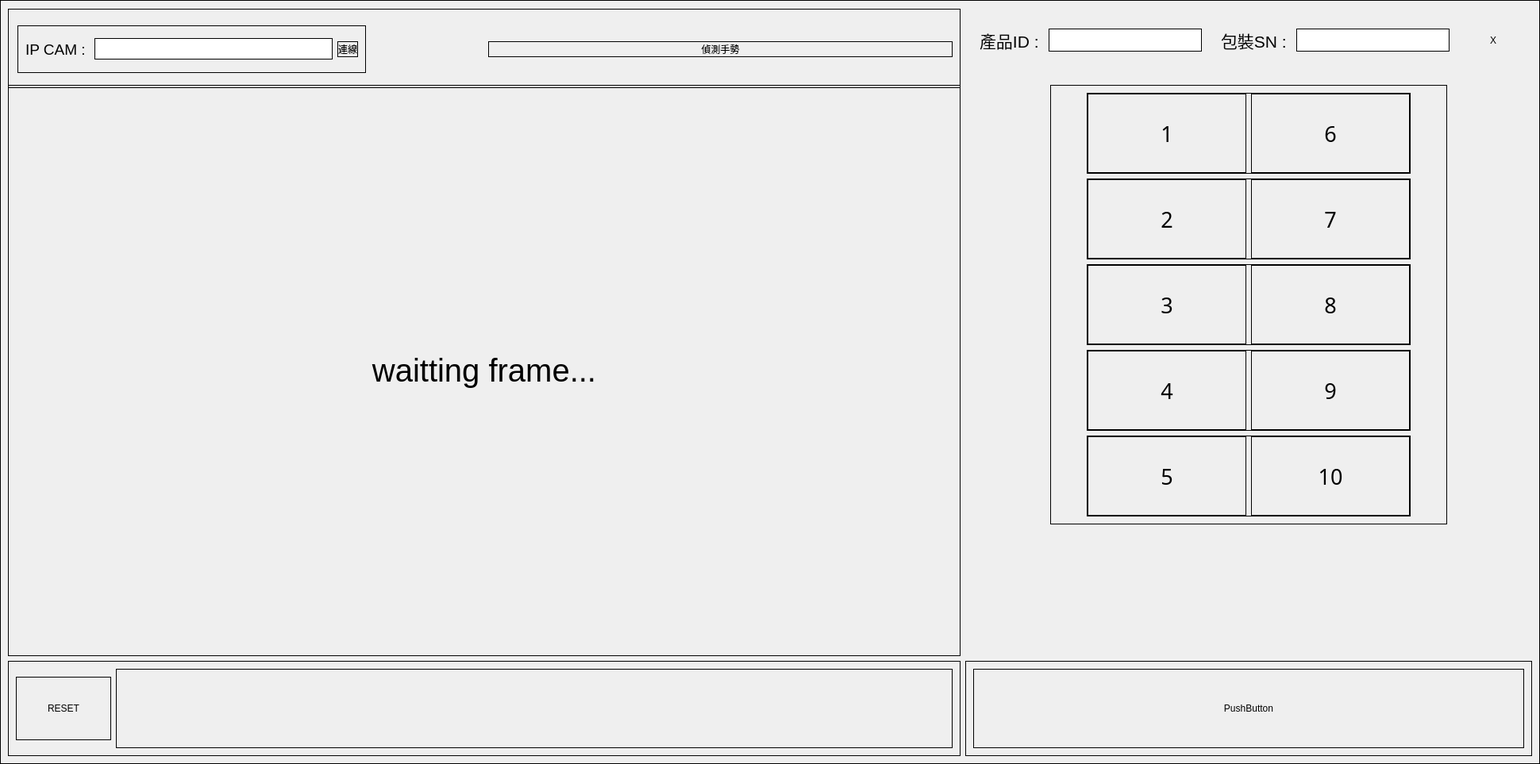
      <widget class="QWidget" name="tab">
       <attribute name="title">
        <string>即時頁面</string>
       </attribute>
       <layout class="QVBoxLayout" name="verticalLayout_6">
        <property name="spacing">
         <number>0</number>
        </property>
        <property name="leftMargin">
         <number>0</number>
        </property>
        <property name="topMargin">
         <number>0</number>
        </property>
        <property name="rightMargin">
         <number>0</number>
        </property>
        <property name="bottomMargin">
         <number>0</number>
        </property>
        <item>
         <widget class="QFrame" name="Main_Page">
          <property name="minimumSize">
           <size>
            <width>0</width>
            <height>650</height>
           </size>
          </property>
          <property name="autoFillBackground">
           <bool>false</bool>
          </property>
          <property name="styleSheet">
           <string notr="true">border:0px solid red</string>
          </property>
          <property name="frameShape">
           <enum>QFrame::StyledPanel</enum>
          </property>
          <property name="frameShadow">
           <enum>QFrame::Raised</enum>
          </property>
          <layout class="QVBoxLayout" name="verticalLayout_4">
           <property name="spacing">
            <number>0</number>
           </property>
           <property name="leftMargin">
            <number>0</number>
           </property>
           <property name="topMargin">
            <number>0</number>
           </property>
           <property name="rightMargin">
            <number>0</number>
           </property>
           <property name="bottomMargin">
            <number>0</number>
           </property>
           <item>
            <widget class="QFrame" name="Main_frame">
             <property name="minimumSize">
              <size>
               <width>700</width>
               <height>520</height>
              </size>
             </property>
             <property name="maximumSize">
              <size>
               <width>16677</width>
               <height>16777215</height>
              </size>
             </property>
             <property name="layoutDirection">
              <enum>Qt::LeftToRight</enum>
             </property>
             <property name="styleSheet">
              <string notr="true">border:1px solid;

</string>
             </property>
             <property name="frameShape">
              <enum>QFrame::StyledPanel</enum>
             </property>
             <property name="frameShadow">
              <enum>QFrame::Raised</enum>
             </property>
             <layout class="QGridLayout" name="gridLayout">
              <property name="topMargin">
               <number>0</number>
              </property>
              <item row="2" column="1">
               <widget class="QFrame" name="frame_3">
                <property name="minimumSize">
                 <size>
                  <width>450</width>
                  <height>0</height>
                 </size>
                </property>
                <property name="maximumSize">
                 <size>
                  <width>16777215</width>
                  <height>16777215</height>
                 </size>
                </property>
                <property name="frameShape">
                 <enum>QFrame::StyledPanel</enum>
                </property>
                <property name="frameShadow">
                 <enum>QFrame::Raised</enum>
                </property>
                <layout class="QVBoxLayout" name="verticalLayout_2">
                 <item>
                  <widget class="QPushButton" name="pushButton_2">
                   <property name="minimumSize">
                    <size>
                     <width>100</width>
                     <height>100</height>
                    </size>
                   </property>
                   <property name="text">
                    <string>PushButton</string>
                   </property>
                  </widget>
                 </item>
                </layout>
               </widget>
              </item>
              <item row="2" column="0">
               <widget class="QFrame" name="frame_4">
                <property name="minimumSize">
                 <size>
                  <width>400</width>
                  <height>0</height>
                 </size>
                </property>
                <property name="maximumSize">
                 <size>
                  <width>1666666</width>
                  <height>200</height>
                 </size>
                </property>
                <property name="frameShape">
                 <enum>QFrame::StyledPanel</enum>
                </property>
                <property name="frameShadow">
                 <enum>QFrame::Raised</enum>
                </property>
                <layout class="QHBoxLayout" name="horizontalLayout_4">
                 <item>
                  <widget class="QPushButton" name="Main_Frame_reset">
                   <property name="minimumSize">
                    <size>
                     <width>0</width>
                     <height>80</height>
                    </size>
                   </property>
                   <property name="maximumSize">
                    <size>
                     <width>120</width>
                     <height>80</height>
                    </size>
                   </property>
                   <property name="text">
                    <string>RESET</string>
                   </property>
                  </widget>
                 </item>
                 <item>
                  <widget class="QLabel" name="label_2">
                   <property name="minimumSize">
                    <size>
                     <width>400</width>
                     <height>0</height>
                    </size>
                   </property>
                   <property name="font">
                    <font>
                     <pointsize>30</pointsize>
                    </font>
                   </property>
                   <property name="styleSheet">
                    <string notr="true"/>
                   </property>
                   <property name="text">
                    <string/>
                   </property>
                   <property name="alignment">
                    <set>Qt::AlignBottom|Qt::AlignRight|Qt::AlignTrailing</set>
                   </property>
                  </widget>
                 </item>
                </layout>
               </widget>
              </item>
              <item row="0" column="0">
               <widget class="QFrame" name="MenuBar">
                <property name="minimumSize">
                 <size>
                  <width>400</width>
                  <height>100</height>
                 </size>
                </property>
                <property name="maximumSize">
                 <size>
                  <width>16777215</width>
                  <height>80</height>
                 </size>
                </property>
                <property name="styleSheet">
                 <string notr="true">border:1px  solid black
</string>
                </property>
                <property name="frameShape">
                 <enum>QFrame::StyledPanel</enum>
                </property>
                <property name="frameShadow">
                 <enum>QFrame::Raised</enum>
                </property>
                <layout class="QGridLayout" name="gridLayout_2">
                 <property name="leftMargin">
                  <number>11</number>
                 </property>
                 <property name="topMargin">
                  <number>11</number>
                 </property>
                 <property name="spacing">
                  <number>7</number>
                 </property>
                 <item row="0" column="0" alignment="Qt::AlignLeft|Qt::AlignVCenter">
                  <widget class="QFrame" name="frame_10">
                   <property name="minimumSize">
                    <size>
                     <width>0</width>
                     <height>60</height>
                    </size>
                   </property>
                   <property name="frameShape">
                    <enum>QFrame::StyledPanel</enum>
                   </property>
                   <property name="frameShadow">
                    <enum>QFrame::Raised</enum>
                   </property>
                   <layout class="QHBoxLayout" name="horizontalLayout_5">
                    <item>
                     <widget class="QLabel" name="Main_Cam_IP_label">
                      <property name="font">
                       <font>
                        <pointsize>14</pointsize>
                       </font>
                      </property>
                      <property name="styleSheet">
                       <string notr="true">border:0px solid;</string>
                      </property>
                      <property name="text">
                       <string>IP CAM : </string>
                      </property>
                     </widget>
                    </item>
                    <item>
                     <widget class="QLineEdit" name="Main_Cam_IP">
                      <property name="minimumSize">
                       <size>
                        <width>300</width>
                        <height>0</height>
                       </size>
                      </property>
                      <property name="maximumSize">
                       <size>
                        <width>400</width>
                        <height>16777215</height>
                       </size>
                      </property>
                      <property name="font">
                       <font>
                        <pointsize>14</pointsize>
                       </font>
                      </property>
                      <property name="styleSheet">
                       <string notr="true">margin:0px;
top:-20px</string>
                      </property>
                      <property name="text">
                       <string/>
                      </property>
                      <property name="alignment">
                       <set>Qt::AlignLeading|Qt::AlignLeft|Qt::AlignVCenter</set>
                      </property>
                     </widget>
                    </item>
                    <item>
                     <widget class="QPushButton" name="Main_Connected">
                      <property name="text">
                       <string>連線</string>
                      </property>
                     </widget>
                    </item>
                   </layout>
                  </widget>
                 </item>
                 <item row="0" column="1" alignment="Qt::AlignVCenter">
                  <widget class="QPushButton" name="Main_finger_detect">
                   <property name="text">
                    <string>偵測手勢</string>
                   </property>
                  </widget>
                 </item>
                </layout>
               </widget>
              </item>
              <item row="1" column="0">
               <widget class="QLabel" name="label">
                <property name="minimumSize">
                 <size>
                  <width>1200</width>
                  <height>720</height>
                 </size>
                </property>
                <property name="maximumSize">
                 <size>
                  <width>1200</width>
                  <height>720</height>
                 </size>
                </property>
                <property name="font">
                 <font>
                  <pointsize>30</pointsize>
                 </font>
                </property>
                <property name="text">
                 <string>waitting frame...</string>
                </property>
                <property name="textFormat">
                 <enum>Qt::AutoText</enum>
                </property>
                <property name="scaledContents">
                 <bool>true</bool>
                </property>
                <property name="alignment">
                 <set>Qt::AlignCenter</set>
                </property>
               </widget>
              </item>
              <item row="0" column="1">
               <widget class="QFrame" name="frame_11">
                <property name="maximumSize">
                 <size>
                  <width>16777215</width>
                  <height>80</height>
                 </size>
                </property>
                <property name="styleSheet">
                 <string notr="true">border:0px solid;</string>
                </property>
                <property name="frameShape">
                 <enum>QFrame::StyledPanel</enum>
                </property>
                <property name="frameShadow">
                 <enum>QFrame::Raised</enum>
                </property>
                <layout class="QGridLayout" name="gridLayout_3">
                 <item row="0" column="0" alignment="Qt::AlignLeft">
                  <widget class="QFrame" name="frame_12">
                   <property name="frameShape">
                    <enum>QFrame::StyledPanel</enum>
                   </property>
                   <property name="frameShadow">
                    <enum>QFrame::Raised</enum>
                   </property>
                   <layout class="QHBoxLayout" name="horizontalLayout_7">
                    <item>
                     <widget class="QLabel" name="label_3">
                      <property name="font">
                       <font>
                        <pointsize>16</pointsize>
                       </font>
                      </property>
                      <property name="styleSheet">
                       <string notr="true">border:0px solid</string>
                      </property>
                      <property name="text">
                       <string>產品ID : </string>
                      </property>
                     </widget>
                    </item>
                    <item>
                     <widget class="QLineEdit" name="Main_Prod_ID">
                      <property name="font">
                       <font>
                        <pointsize>16</pointsize>
                       </font>
                      </property>
                      <property name="styleSheet">
                       <string notr="true">border:1px solid;</string>
                      </property>
                     </widget>
                    </item>
                   </layout>
                  </widget>
                 </item>
                 <item row="0" column="2" alignment="Qt::AlignRight">
                  <widget class="QPushButton" name="Leave">
                   <property name="minimumSize">
                    <size>
                     <width>80</width>
                     <height>40</height>
                    </size>
                   </property>
                   <property name="maximumSize">
                    <size>
                     <width>16777215</width>
                     <height>50</height>
                    </size>
                   </property>
                   <property name="cursor">
                    <cursorShape>PointingHandCursor</cursorShape>
                   </property>
                   <property name="styleSheet">
                    <string notr="true">QPushButton:hover,
QPushButton:focus {
  background-color: #ea0101;
  border: 3px solid #9ac3fe;
}</string>
                   </property>
                   <property name="text">
                    <string>X</string>
                   </property>
                  </widget>
                 </item>
                 <item row="0" column="1">
                  <widget class="QFrame" name="frame_13">
                   <property name="frameShape">
                    <enum>QFrame::StyledPanel</enum>
                   </property>
                   <property name="frameShadow">
                    <enum>QFrame::Raised</enum>
                   </property>
                   <layout class="QHBoxLayout" name="horizontalLayout_3">
                    <item>
                     <widget class="QLabel" name="label_6">
                      <property name="font">
                       <font>
                        <pointsize>16</pointsize>
                       </font>
                      </property>
                      <property name="text">
                       <string>包裝SN : </string>
                      </property>
                     </widget>
                    </item>
                    <item>
                     <widget class="QLineEdit" name="Main_Prod_SN">
                      <property name="font">
                       <font>
                        <pointsize>16</pointsize>
                       </font>
                      </property>
                      <property name="styleSheet">
                       <string notr="true">border:1px solid;</string>
                      </property>
                     </widget>
                    </item>
                   </layout>
                  </widget>
                 </item>
                </layout>
               </widget>
              </item>
              <item row="1" column="1" alignment="Qt::AlignHCenter|Qt::AlignTop">
               <widget class="QFrame" name="frame_2">
                <property name="sizePolicy">
                 <sizepolicy hsizetype="Preferred" vsizetype="Preferred">
                  <horstretch>0</horstretch>
                  <verstretch>0</verstretch>
                 </sizepolicy>
                </property>
                <property name="minimumSize">
                 <size>
                  <width>500</width>
                  <height>100</height>
                 </size>
                </property>
                <property name="maximumSize">
                 <size>
                  <width>800</width>
                  <height>800</height>
                 </size>
                </property>
                <property name="font">
                 <font>
                  <stylestrategy>PreferDefault</stylestrategy>
                 </font>
                </property>
                <property name="layoutDirection">
                 <enum>Qt::LeftToRight</enum>
                </property>
                <property name="autoFillBackground">
                 <bool>false</bool>
                </property>
                <property name="frameShape">
                 <enum>QFrame::StyledPanel</enum>
                </property>
                <property name="frameShadow">
                 <enum>QFrame::Raised</enum>
                </property>
                <layout class="QVBoxLayout" name="verticalLayout">
                 <item alignment="Qt::AlignHCenter">
                  <widget class="QFrame" name="frame_14">
                   <property name="frameShape">
                    <enum>QFrame::StyledPanel</enum>
                   </property>
                   <property name="frameShadow">
                    <enum>QFrame::Raised</enum>
                   </property>
                   <layout class="QHBoxLayout" name="horizontalLayout_6">
                    <property name="leftMargin">
                     <number>0</number>
                    </property>
                    <property name="topMargin">
                     <number>0</number>
                    </property>
                    <property name="rightMargin">
                     <number>0</number>
                    </property>
                    <property name="bottomMargin">
                     <number>0</number>
                    </property>
                    <item>
                     <widget class="QLabel" name="Main_Crop1">
                      <property name="minimumSize">
                       <size>
                        <width>200</width>
                        <height>100</height>
                       </size>
                      </property>
                      <property name="maximumSize">
                       <size>
                        <width>192</width>
                        <height>144</height>
                       </size>
                      </property>
                      <property name="font">
                       <font>
                        <family>Adobe 黑体 Std R</family>
                        <pointsize>20</pointsize>
                        <stylestrategy>PreferDefault</stylestrategy>
                       </font>
                      </property>
                      <property name="text">
                       <string>1</string>
                      </property>
                      <property name="alignment">
                       <set>Qt::AlignCenter</set>
                      </property>
                     </widget>
                    </item>
                    <item>
                     <widget class="QLabel" name="Main_Crop6">
                      <property name="minimumSize">
                       <size>
                        <width>200</width>
                        <height>100</height>
                       </size>
                      </property>
                      <property name="maximumSize">
                       <size>
                        <width>192</width>
                        <height>144</height>
                       </size>
                      </property>
                      <property name="font">
                       <font>
                        <family>Adobe 黑体 Std R</family>
                        <pointsize>20</pointsize>
                       </font>
                      </property>
                      <property name="text">
                       <string>6</string>
                      </property>
                      <property name="alignment">
                       <set>Qt::AlignCenter</set>
                      </property>
                     </widget>
                    </item>
                   </layout>
                  </widget>
                 </item>
                 <item alignment="Qt::AlignHCenter">
                  <widget class="QFrame" name="frame_15">
                   <property name="frameShape">
                    <enum>QFrame::StyledPanel</enum>
                   </property>
                   <property name="frameShadow">
                    <enum>QFrame::Raised</enum>
                   </property>
                   <layout class="QHBoxLayout" name="horizontalLayout_8">
                    <property name="leftMargin">
                     <number>0</number>
                    </property>
                    <property name="topMargin">
                     <number>0</number>
                    </property>
                    <property name="rightMargin">
                     <number>0</number>
                    </property>
                    <property name="bottomMargin">
                     <number>0</number>
                    </property>
                    <item>
                     <widget class="QLabel" name="Main_Crop2">
                      <property name="minimumSize">
                       <size>
                        <width>200</width>
                        <height>100</height>
                       </size>
                      </property>
                      <property name="maximumSize">
                       <size>
                        <width>192</width>
                        <height>144</height>
                       </size>
                      </property>
                      <property name="font">
                       <font>
                        <family>Adobe 黑体 Std R</family>
                        <pointsize>20</pointsize>
                       </font>
                      </property>
                      <property name="text">
                       <string>2</string>
                      </property>
                      <property name="alignment">
                       <set>Qt::AlignCenter</set>
                      </property>
                     </widget>
                    </item>
                    <item>
                     <widget class="QLabel" name="Main_Crop7">
                      <property name="minimumSize">
                       <size>
                        <width>200</width>
                        <height>100</height>
                       </size>
                      </property>
                      <property name="maximumSize">
                       <size>
                        <width>192</width>
                        <height>144</height>
                       </size>
                      </property>
                      <property name="font">
                       <font>
                        <family>Adobe 黑体 Std R</family>
                        <pointsize>20</pointsize>
                       </font>
                      </property>
                      <property name="text">
                       <string>7</string>
                      </property>
                      <property name="alignment">
                       <set>Qt::AlignCenter</set>
                      </property>
                     </widget>
                    </item>
                   </layout>
                  </widget>
                 </item>
                 <item alignment="Qt::AlignHCenter">
                  <widget class="QFrame" name="frame_16">
                   <property name="frameShape">
                    <enum>QFrame::StyledPanel</enum>
                   </property>
                   <property name="frameShadow">
                    <enum>QFrame::Raised</enum>
                   </property>
                   <layout class="QHBoxLayout" name="horizontalLayout_9">
                    <property name="leftMargin">
                     <number>0</number>
                    </property>
                    <property name="topMargin">
                     <number>0</number>
                    </property>
                    <property name="rightMargin">
                     <number>0</number>
                    </property>
                    <property name="bottomMargin">
                     <number>0</number>
                    </property>
                    <item>
                     <widget class="QLabel" name="Main_Crop3">
                      <property name="minimumSize">
                       <size>
                        <width>200</width>
                        <height>100</height>
                       </size>
                      </property>
                      <property name="maximumSize">
                       <size>
                        <width>192</width>
                        <height>144</height>
                       </size>
                      </property>
                      <property name="font">
                       <font>
                        <family>Adobe 黑体 Std R</family>
                        <pointsize>20</pointsize>
                       </font>
                      </property>
                      <property name="text">
                       <string>3</string>
                      </property>
                      <property name="alignment">
                       <set>Qt::AlignCenter</set>
                      </property>
                     </widget>
                    </item>
                    <item>
                     <widget class="QLabel" name="Main_Crop8">
                      <property name="minimumSize">
                       <size>
                        <width>200</width>
                        <height>100</height>
                       </size>
                      </property>
                      <property name="maximumSize">
                       <size>
                        <width>192</width>
                        <height>144</height>
                       </size>
                      </property>
                      <property name="font">
                       <font>
                        <family>Adobe 黑体 Std R</family>
                        <pointsize>20</pointsize>
                       </font>
                      </property>
                      <property name="text">
                       <string>8</string>
                      </property>
                      <property name="alignment">
                       <set>Qt::AlignCenter</set>
                      </property>
                     </widget>
                    </item>
                   </layout>
                  </widget>
                 </item>
                 <item alignment="Qt::AlignHCenter">
                  <widget class="QFrame" name="frame_17">
                   <property name="frameShape">
                    <enum>QFrame::StyledPanel</enum>
                   </property>
                   <property name="frameShadow">
                    <enum>QFrame::Raised</enum>
                   </property>
                   <layout class="QHBoxLayout" name="horizontalLayout_10">
                    <property name="leftMargin">
                     <number>0</number>
                    </property>
                    <property name="topMargin">
                     <number>0</number>
                    </property>
                    <property name="rightMargin">
                     <number>0</number>
                    </property>
                    <property name="bottomMargin">
                     <number>0</number>
                    </property>
                    <item>
                     <widget class="QLabel" name="Main_Crop4">
                      <property name="minimumSize">
                       <size>
                        <width>200</width>
                        <height>100</height>
                       </size>
                      </property>
                      <property name="maximumSize">
                       <size>
                        <width>192</width>
                        <height>144</height>
                       </size>
                      </property>
                      <property name="font">
                       <font>
                        <family>Adobe 黑体 Std R</family>
                        <pointsize>20</pointsize>
                       </font>
                      </property>
                      <property name="text">
                       <string>4</string>
                      </property>
                      <property name="alignment">
                       <set>Qt::AlignCenter</set>
                      </property>
                     </widget>
                    </item>
                    <item>
                     <widget class="QLabel" name="Main_Crop9">
                      <property name="minimumSize">
                       <size>
                        <width>200</width>
                        <height>100</height>
                       </size>
                      </property>
                      <property name="maximumSize">
                       <size>
                        <width>192</width>
                        <height>144</height>
                       </size>
                      </property>
                      <property name="font">
                       <font>
                        <family>Adobe 黑体 Std R</family>
                        <pointsize>20</pointsize>
                       </font>
                      </property>
                      <property name="text">
                       <string>9</string>
                      </property>
                      <property name="alignment">
                       <set>Qt::AlignCenter</set>
                      </property>
                     </widget>
                    </item>
                   </layout>
                  </widget>
                 </item>
                 <item alignment="Qt::AlignHCenter">
                  <widget class="QFrame" name="frame_18">
                   <property name="frameShape">
                    <enum>QFrame::StyledPanel</enum>
                   </property>
                   <property name="frameShadow">
                    <enum>QFrame::Raised</enum>
                   </property>
                   <layout class="QHBoxLayout" name="horizontalLayout_11">
                    <property name="leftMargin">
                     <number>0</number>
                    </property>
                    <property name="topMargin">
                     <number>0</number>
                    </property>
                    <property name="rightMargin">
                     <number>0</number>
                    </property>
                    <property name="bottomMargin">
                     <number>0</number>
                    </property>
                    <item alignment="Qt::AlignHCenter">
                     <widget class="QLabel" name="Main_Crop5">
                      <property name="minimumSize">
                       <size>
                        <width>200</width>
                        <height>100</height>
                       </size>
                      </property>
                      <property name="maximumSize">
                       <size>
                        <width>192</width>
                        <height>144</height>
                       </size>
                      </property>
                      <property name="font">
                       <font>
                        <family>Adobe 黑体 Std R</family>
                        <pointsize>20</pointsize>
                       </font>
                      </property>
                      <property name="text">
                       <string>5</string>
                      </property>
                      <property name="alignment">
                       <set>Qt::AlignCenter</set>
                      </property>
                     </widget>
                    </item>
                    <item alignment="Qt::AlignHCenter">
                     <widget class="QLabel" name="Main_Crop10">
                      <property name="minimumSize">
                       <size>
                        <width>200</width>
                        <height>100</height>
                       </size>
                      </property>
                      <property name="maximumSize">
                       <size>
                        <width>192</width>
                        <height>144</height>
                       </size>
                      </property>
                      <property name="font">
                       <font>
                        <family>Adobe 黑体 Std R</family>
                        <pointsize>20</pointsize>
                       </font>
                      </property>
                      <property name="text">
                       <string>10</string>
                      </property>
                      <property name="alignment">
                       <set>Qt::AlignCenter</set>
                      </property>
                     </widget>
                    </item>
                   </layout>
                  </widget>
                 </item>
                </layout>
               </widget>
              </item>
             </layout>
            </widget>
           </item>
          </layout>
         </widget>
        </item>
       </layout>
      </widget>
